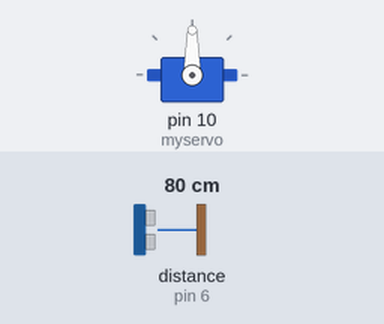
A sketch run on a simulated Arduino Uno, built with avr-gcc and run on an emulated ATmega328P. Shown: servo. The inputs (shaded band) are chosen by the test bench; at power-on: distance to the obstacle (sensor on pin 6) 80 cm. The echo pulse lasts 58.3 µs per cm.

Above: at 1.8 s.
1.9 s: distance to the obstacle (sensor on pin 6) set to 12 cm
3.4 s: distance to the obstacle (sensor on pin 6) set to 9 cm
At 6.1 s:
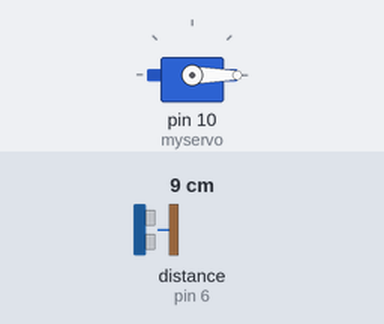
6.9 s: distance to the obstacle (sensor on pin 6) set to 18 cm
At 7.7 s:
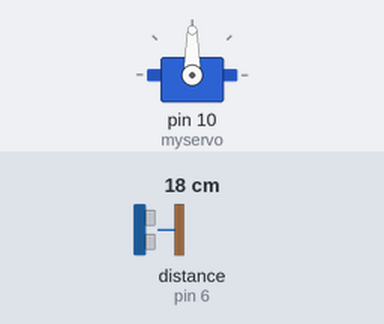
8.4 s: distance to the obstacle (sensor on pin 6) set to 2 cm
At 9.46 s:
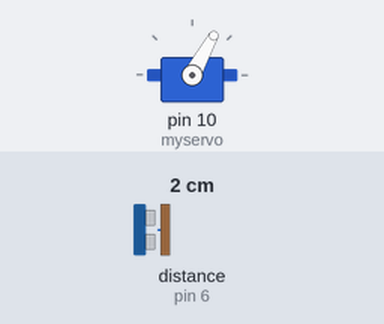
Timing chart, 0 to 11.9 s (numbered marks = the images above; inputs shaded):
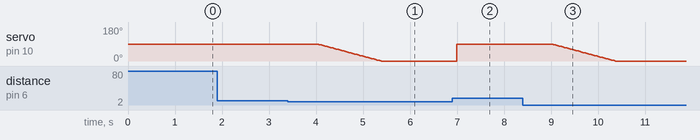

The sketch:

Program_Tempat_Sampah_Otomatis.ino
```cpp
#include <HCSR04.h>
#include <Servo.h>

HCSR04 hc(5,6);//initialisation class HCSR04 (trig pin , echo pin)
Servo myservo;

int jarak = 0;
bool buka = true;

void setup() {
  myservo.attach(10);
}

void loop() {
  jarak = hc.dist();
  if(jarak <= 10){
    if(buka == true){
      for(int i = 90; i>=0; i--){
        myservo.write(i);
        delay(15);
      }
    }
    delay(200);
    buka = false;
  }
  else{
    buka = true;
    myservo.write(90);
    delay(1000);
  }
}
```

Measured:
- the behaviour switches between 11 and 10 cm on distance to the obstacle (sensor on pin 6) (found by bisection; images 0 and 1)
- after the input at 1.9 s, every drawn part: stays the same
- after the input at 3.4 s, servo on pin 10 (myservo): moves from 90° to 0° over 1.4 s, starting after 0.63 s
- after the input at 6.9 s, servo on pin 10 (myservo): 0° → 90° after 0.10 s
- after the input at 8.4 s, servo on pin 10 (myservo): moves from 90° to 0° over 1.4 s, starting after 0.61 s
